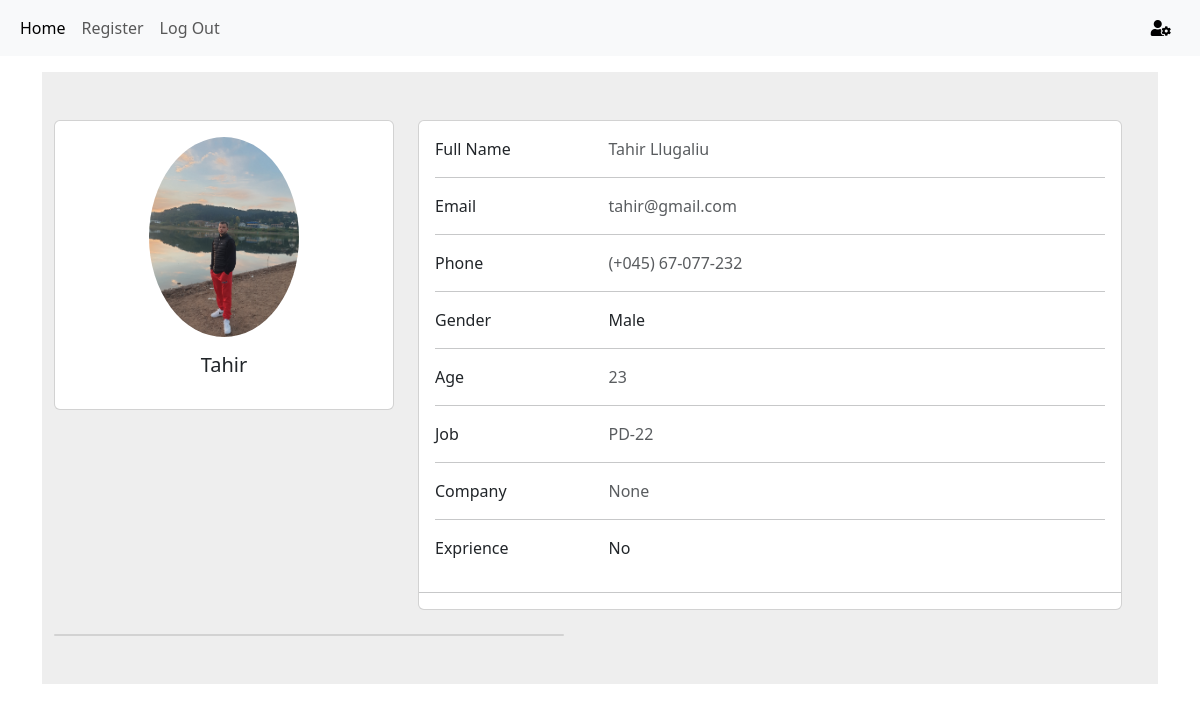
Page /candidate/11/ (signed in) on the committed database.
### app/models.py (models this page shows, shortened)
class Candidate(models.Model):
    company_note = models.TextField(null=True, blank=True)
    firstname = models.CharField(max_length=50)
    lastname = models.CharField(max_length=50)
    email = models.EmailField(max_length=50)
    phone = models.CharField(max_length=50)
    job = models.CharField(max_length=20)
    gender = models.CharField(max_length=20, choices=GENDER)
    age = models.IntegerField()
    exprience = models.BooleanField(null=True, default='No')
    company = models.CharField(max_length=20, null=True)
    file = models.FileField(upload_to='cv', null=True)
    image = models.ImageField(upload_to='candidate_images', null=True)
    situation = models.CharField(
        max_length=50, choices=SITUATION, default='Pending')
    created_at = models.DateTimeField(auto_now_add=True, null=True)
    class Meta:
        ordering = ('-created_at',)

### app/views.py (the view)
# urls.py: path('candidate/<int:pk>/', views.candidate, name='candidate'),
@login_required(login_url='login')
def candidate(request, pk):
    candidate = Candidate.objects.get(pk=pk)
    return render(request, 'app/candidate.html', {'candidate': candidate})

### app/templates/app/candidate.html (shortened to what this page needs)
{% extends 'base/base.html' %}
{% block content %}
    <div class="container mt-3">
        <section style="background-color: #eee;">
            <div class="container py-5">
              <div class="row">
              <div class="row">
                <div class="col-lg-4">
                  <div class="card mb-4">
                    <div class="card-body text-center">
                        {% if candidate.image %}
                      <img src="{{candidate.image.url}}" alt="avatar"
                        class="rounded-circle img-fluid" style="width: 150px;">
                        {% endif %}
                      <h5 class="my-3">{{candidate.firstname}}</h5>
                    </div>
                  </div>
                </div>
                <div class="col-lg-8">
                  <div class="card mb-4">
                    <div class="card-body">
                      <div class="row">
                        <div class="col-sm-3">
                          <p class="mb-0">Full Name</p>
                        </div>
                        <div class="col-sm-9">
                          <p class="text-muted mb-0"> {{candidate.firstname}} {{candidate.lastname}} </p>
                        </div>
                      </div>
                      <hr>
                      <div class="row">
                        <div class="col-sm-3">
                          <p class="mb-0">Email</p>
                        </div>
                        <div class="col-sm-9">
                          <p class="text-muted mb-0"> {{candidate.email}} </p>
                        </div>
                      </div>
                      <hr>
                      <div class="row">
                        <div class="col-sm-3">
                          <p class="mb-0">Phone</p>
                        </div>
                        <div class="col-sm-9">
                          <p class="text-muted mb-0"> {{candidate.phone}} </p>
                        </div>
                      </div>
                      <hr>
                      <div class="row">
                        <div class="col-sm-3">
                          <p class="mb-0">Gender</p>
                        </div>
                        <div class="col-sm-9">
                            {% if candidate.gender == 'M' %}
                                Male
                            {% else %}
                            Female
                            {% endif %}
                        </div>
                      </div>
                      <hr>
                      <div class="row">
                        <div class="col-sm-3">
                          <p class="mb-0">Age</p>
                        </div>
                        <div class="col-sm-9">
                          <p class="text-muted mb-0"> {{candidate.age}} </p>
                        </div>
                      </div>
                      <hr>
                      <div class="row">
                        <div class="col-sm-3">
                          <p class="mb-0">Job</p>
                        </div>
                        <div class="col-sm-9">
                          <p class="text-muted mb-0"> {{candidate.job}} </p>
                        </div>
                      </div>
                      <hr>
                      <div class="row">
                        <div class="col-sm-3">
                          <p class="mb-0">Company</p>
                        </div>
                        <div class="col-sm-9">
                          <p class="text-muted mb-0"> {{candidate.company}} </p>
                        </div>
                      </div>
                      <hr>
                      <div class="row">
                        <div class="col-sm-3">
                          <p class="mb-0">Exprience</p>
                        </div>
                        <div class="col-sm-9">
                            {% if candidate.exprience == False  %}
                                No
                            {% else %}
                              Yes
                            {% endif %}
                        </div>
                      </div>
                      </div>
                      <hr>
                    </div>
                  </div>
                  <div class="row">
                    <div class="col-md-6">
                      <div class="card mb-4 mb-md-0">
                      </div>
                    </div>
                  </div>
                </div>
              </div>
            </div>
          </section>
    </div>
{% endblock %}

### rows in the picture
Candidate: image (picture), firstname "Tahir", lastname "Llugaliu", email "tahir@gmail.com", phone "(+045) 67-077-232", age "23", job "PD-22", company "None"
